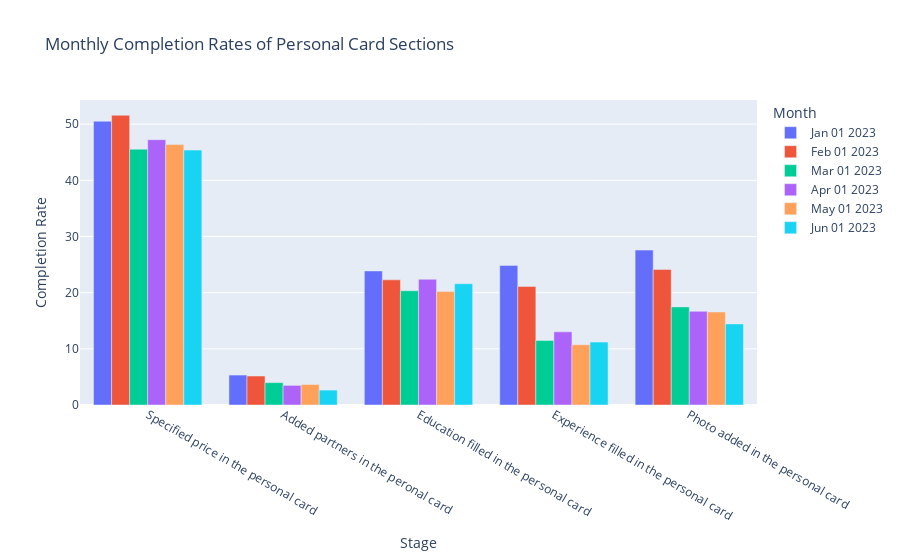

Notebook code cell kept with this figure:
### Code cell
# Define the new stages
new_stages = ['Specified price in the personal card', 'Added partners in the peronal card', 
              'Education filled in the personal card', 'Experience filled in the personal card', 
              'Photo added in the personal card']

# Prepare the data for the grouped bar chart
data = []
for index, row in unique_users.iterrows():
    month = row['Period']
    filled_card_count = row['Filled personal card']
    for stage in new_stages:
        completion_rate = row[stage] / filled_card_count * 100 if filled_card_count else 0
        data.append({'Month': month, 'Stage': stage, 'Completion Rate': completion_rate})

# Convert to DataFrame
df_monthly_completion = pd.DataFrame(data)

# Create the grouped bar chart
fig = px.bar(df_monthly_completion, x='Stage', y='Completion Rate', color='Month', barmode='group',
             title='Monthly Completion Rates of Personal Card Sections')

fig.show()

### Figure 1 — Plotly figure (JSON) as saved in the notebook; plotly's stock layout.template omitted (floating-point values rounded to 4 significant figures)
{"data": [{"alignmentgroup": "True", "hovertemplate": "Month=Jan 01 2023<br>Stage=%{x}<br>Completion Rate=%{y}<extra></extra>", "legendgroup": "Jan 01 2023", "marker": {"color": "#636efa", "pattern": {"shape": ""}}, "name": "Jan 01 2023", "offsetgroup": "Jan 01 2023", "orientation": "v", "showlegend": true, "textposition": "auto", "type": "bar", "x": ["Specified price in the personal card", "Added partners in the peronal card", "Education filled in the personal card", "Experience filled in the personal card", "Photo added in the personal card"], "xaxis": "x", "y": [50.52, 5.33, 23.87, 24.86, 27.58], "yaxis": "y"}, {"alignmentgroup": "True", "hovertemplate": "Month=Feb 01 2023<br>Stage=%{x}<br>Completion Rate=%{y}<extra></extra>", "legendgroup": "Feb 01 2023", "marker": {"color": "#EF553B", "pattern": {"shape": ""}}, "name": "Feb 01 2023", "offsetgroup": "Feb 01 2023", "orientation": "v", "showlegend": true, "textposition": "auto", "type": "bar", "x": ["Specified price in the personal card", "Added partners in the peronal card", "Education filled in the personal card", "Experience filled in the personal card", "Photo added in the personal card"], "xaxis": "x", "y": [51.58, 5.158, 22.28, 21.11, 24.14], "yaxis": "y"}, {"alignmentgroup": "True", "hovertemplate": "Month=Mar 01 2023<br>Stage=%{x}<br>Completion Rate=%{y}<extra></extra>", "legendgroup": "Mar 01 2023", "marker": {"color": "#00cc96", "pattern": {"shape": ""}}, "name": "Mar 01 2023", "offsetgroup": "Mar 01 2023", "orientation": "v", "showlegend": true, "textposition": "auto", "type": "bar", "x": ["Specified price in the personal card", "Added partners in the peronal card", "Education filled in the personal card", "Experience filled in the personal card", "Photo added in the personal card"], "xaxis": "x", "y": [45.54, 3.979, 20.34, 11.5, 17.46], "yaxis": "y"}, {"alignmentgroup": "True", "hovertemplate": "Month=Apr 01 2023<br>Stage=%{x}<br>Completion Rate=%{y}<extra></extra>", "legendgroup": "Apr 01 2023", "marker": {"color": "#ab63fa", "pattern": {"shape": ""}}, "name": "Apr 01 2023", "offsetgroup": "Apr 01 2023", "orientation": "v", "showlegend": true, "textposition": "auto", "type": "bar", "x": ["Specified price in the personal card", "Added partners in the peronal card", "Education filled in the personal card", "Experience filled in the personal card", "Photo added in the personal card"], "xaxis": "x", "y": [47.23, 3.489, 22.38, 13.02, 16.68], "yaxis": "y"}, {"alignmentgroup": "True", "hovertemplate": "Month=May 01 2023<br>Stage=%{x}<br>Completion Rate=%{y}<extra></extra>", "legendgroup": "May 01 2023", "marker": {"color": "#FFA15A", "pattern": {"shape": ""}}, "name": "May 01 2023", "offsetgroup": "May 01 2023", "orientation": "v", "showlegend": true, "textposition": "auto", "type": "bar", "x": ["Specified price in the personal card", "Added partners in the peronal card", "Education filled in the personal card", "Experience filled in the personal card", "Photo added in the personal card"], "xaxis": "x", "y": [46.35, 3.646, 20.21, 10.73, 16.56], "yaxis": "y"}, {"alignmentgroup": "True", "hovertemplate": "Month=Jun 01 2023<br>Stage=%{x}<br>Completion Rate=%{y}<extra></extra>", "legendgroup": "Jun 01 2023", "marker": {"color": "#19d3f3", "pattern": {"shape": ""}}, "name": "Jun 01 2023", "offsetgroup": "Jun 01 2023", "orientation": "v", "showlegend": true, "textposition": "auto", "type": "bar", "x": ["Specified price in the personal card", "Added partners in the peronal card", "Education filled in the personal card", "Experience filled in the personal card", "Photo added in the personal card"], "xaxis": "x", "y": [45.38, 2.656, 21.59, 11.2, 14.43], "yaxis": "y"}], "layout": {"barmode": "group", "legend": {"title": {"text": "Month"}, "tracegroupgap": 0}, "title": {"text": "Monthly Completion Rates of Personal Card Sections"}, "xaxis": {"anchor": "y", "domain": [0, 1], "title": {"text": "Stage"}}, "yaxis": {"anchor": "x", "domain": [0, 1], "title": {"text": "Completion Rate"}}}}
